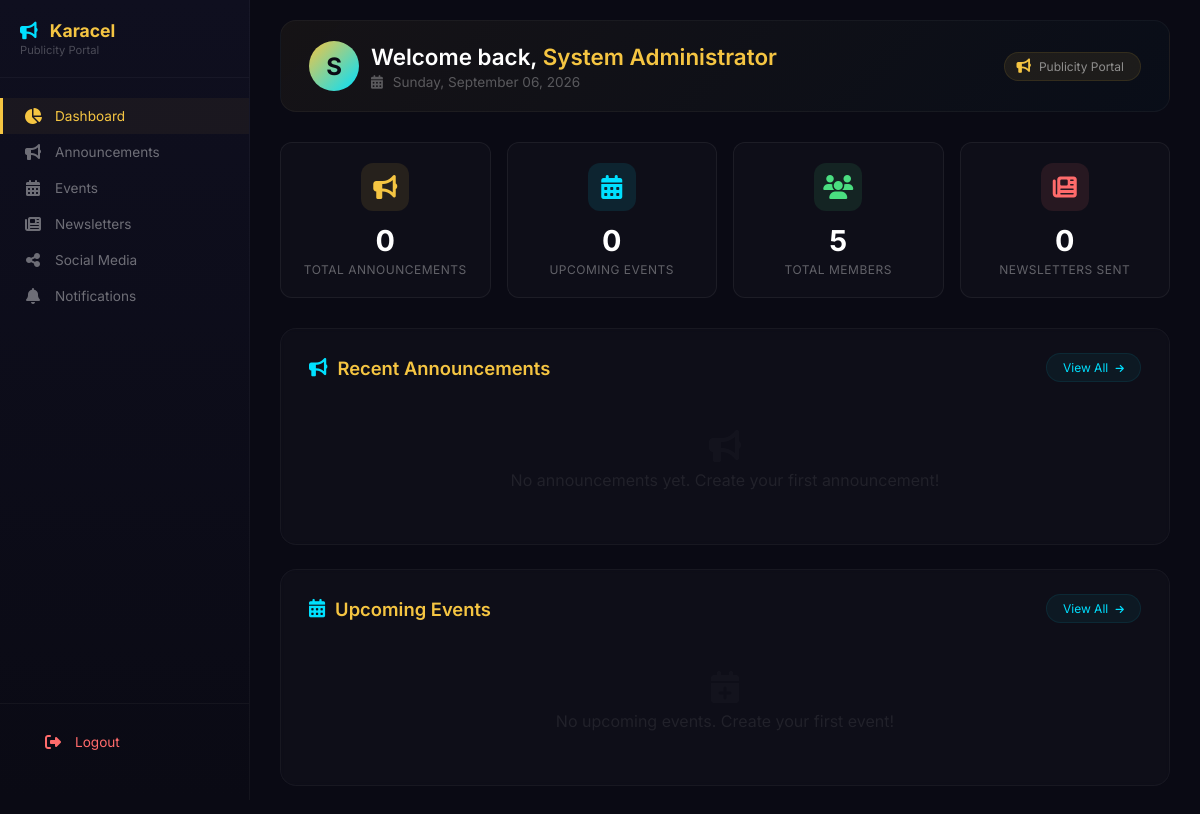
/publicity/dashboard (signed in), run on an earlier commit of the app's database.
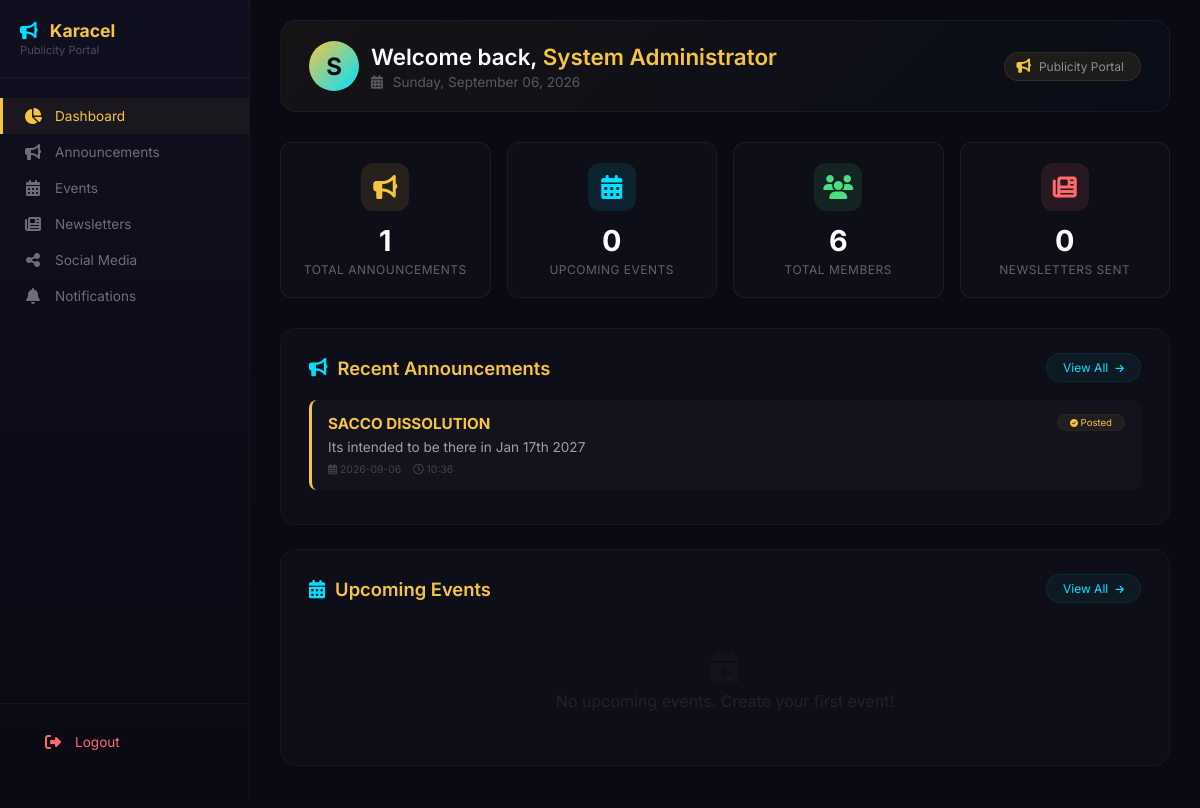
And on a later commit of the database.
### tables this page shows
CREATE TABLE announcements (
        id INTEGER PRIMARY KEY AUTOINCREMENT,
        title TEXT NOT NULL,
        content TEXT NOT NULL,
        created_at TIMESTAMP DEFAULT CURRENT_TIMESTAMP,
        created_by INTEGER,
        FOREIGN KEY (created_by) REFERENCES users(id)
    );

### app.py (the view)
@app.route("/publicity/dashboard")
def publicity_dashboard():
    if session.get("role") not in ["publicity", "secretary", "treasurer", "admin"]:
        flash('Access denied', 'danger')
        return redirect("/login")
    conn = get_db()
    conn.row_factory = sqlite3.Row
    try:
        total_members = conn.execute("SELECT COUNT(*) FROM users WHERE LOWER(role) = 'member' AND status = 'active'").fetchone()[0]
        total_announcements = conn.execute("SELECT COUNT(*) FROM announcements").fetchone()[0]
        upcoming_events = conn.execute("SELECT COUNT(*) FROM events WHERE event_date >= date('now')").fetchone()[0]
        total_newsletters = conn.execute("SELECT COUNT(*) FROM newsletters").fetchone()[0]
        announcements = conn.execute("""
            SELECT * FROM announcements
            ORDER BY created_at DESC
            LIMIT 5
        """).fetchall()
        events = conn.execute("""
            SELECT * FROM events
            WHERE event_date >= date('now')
            ORDER BY event_date ASC
            LIMIT 4
        """).fetchall()
    except sqlite3.Error as e:
        print(f"❌ Database Error: {str(e)}")
        flash(f'Database error: {str(e)}', 'danger')
        return redirect(url_for('login'))
    finally:
        conn.close()
    return render_template(
        "publicity/publicity-dashboard.html",
        total_members=total_members,
        total_announcements=total_announcements,
        upcoming_events=upcoming_events,
        total_newsletters=total_newsletters,
        announcements=announcements,
        events=events,
        session=session,
    )

### app.py (called while the page is built)
def get_db():
    conn = sqlite3.connect("sacco.db")
    conn.row_factory = sqlite3.Row
    return conn

@app.context_processor
def inject_globals():
    from datetime import datetime
    completed_loans = 0
    try:
        if 'user_id' in session:
            role = session.get('role', '')
            if role in ['treasurer', 'admin', 'chairperson']:
                db = get_db()
                completed_loans = db.execute("SELECT COUNT(*) FROM loans WHERE status = 'completed'").fetchone()[0]
                db.close()
    except Exception as e:
        print(f"Error getting completed_loans: {e}")
    return {
        'now': datetime.now(),
        'completed_loans': completed_loans
    }

### templates/publicity/publicity-dashboard.html (shortened to what the changed rows need)
{% extends "publicity/publicity-base.html" %}
{% block content %}
<div class="publicity-dashboard">
    <div style="display:flex; justify-content:space-between; align-items:center; flex-wrap:wrap; margin-bottom:30px; background:linear-gradient(135deg, rgba(245,197,66,0.05), rgba(0,224,255,0.02)); border-radius:16px; padding:20px 28px; border:1px solid rgba(255,255,255,0.04);">
        <div>
            <div style="display:flex; align-items:center; gap:12px;">
                <div>
                    <h1 style="font-size:1.4rem; font-weight:600; margin:0; color:#fff;">
                        Welcome back, <span style="color:#f5c542;">{{ session.full_name|default('Publicity Officer') }}</span>
                    </h1>
                </div>
            </div>
        </div>
    </div>
    <div style="display: grid; grid-template-columns: repeat(auto-fit, minmax(200px, 1fr)); gap: 16px; margin-bottom: 30px;">
        <div style="background:rgba(255,255,255,0.02); border:1px solid rgba(255,255,255,0.06); border-radius:12px; padding:20px; text-align:center; transition:all 0.3s ease;" onmouseover="this.style.transform='translateY(-4px)'; this.style.borderColor='rgba(245,197,66,0.2)'" onmouseout="this.style.transform='translateY(0)'; this.style.borderColor='rgba(255,255,255,0.06)'">
            <div style="width:48px; height:48px; border-radius:12px; background:rgba(245,197,66,0.1); display:flex; align-items:center; justify-content:center; margin:0 auto 12px;">
                <i class="fas fa-bullhorn" style="color:#f5c542; font-size:1.5rem;"></i>
            </div>
            <h3 style="color:#fff; margin:0; font-size:1.8rem; font-weight:700;">{{ total_announcements|default(0) }}</h3>
            <p style="color:rgba(255,255,255,0.35); font-size:0.75rem; margin:4px 0 0; text-transform:uppercase; letter-spacing:0.5px;">Total Announcements</p>
        </div>
        <div style="background:rgba(255,255,255,0.02); border:1px solid rgba(255,255,255,0.06); border-radius:12px; padding:20px; text-align:center; transition:all 0.3s ease;" onmouseover="this.style.transform='translateY(-4px)'; this.style.borderColor='rgba(74,222,128,0.2)'" onmouseout="this.style.transform='translateY(0)'; this.style.borderColor='rgba(255,255,255,0.06)'">
            <div style="width:48px; height:48px; border-radius:12px; background:rgba(74,222,128,0.1); display:flex; align-items:center; justify-content:center; margin:0 auto 12px;">
                <i class="fas fa-users" style="color:#4ade80; font-size:1.5rem;"></i>
            </div>
            <h3 style="color:#fff; margin:0; font-size:1.8rem; font-weight:700;">{{ total_members|default(0) }}</h3>
            <p style="color:rgba(255,255,255,0.35); font-size:0.75rem; margin:4px 0 0; text-transform:uppercase; letter-spacing:0.5px;">Total Members</p>
        </div>
    </div>
    <div class="publicity-card" style="background:rgba(255,255,255,0.02); border:1px solid rgba(255,255,255,0.04); border-radius:16px; padding:24px 28px; margin-bottom:24px; transition:all 0.3s ease;">
        {% if announcements %}
            {% for announcement in announcements[:5] %}
            <div style="background:rgba(255,255,255,0.02); border-left:3px solid #f5c542; border-radius:8px; padding:14px 16px; margin-bottom:10px; transition:all 0.2s;" onmouseover="this.style.background='rgba(255,255,255,0.04)'" onmouseout="this.style.background='rgba(255,255,255,0.02)'">
                <div style="display:flex; justify-content:space-between; align-items:flex-start; flex-wrap:wrap; gap:10px;">
                    <div style="flex:1; min-width:150px;">
                        <h4 style="color:#f5c542; margin:0; font-size:0.95rem;">{{ announcement.title }}</h4>
                        <div style="color:rgba(255,255,255,0.6); font-size:0.85rem; margin-top:4px; line-height:1.5;">{{ announcement.content[:150] }}{% if announcement.content|length > 150 %}...{% endif %}</div>
                        <div style="font-size:0.65rem; color:rgba(255,255,255,0.2); margin-top:6px; display:flex; align-items:center; gap:12px;">
                            <span><i class="far fa-calendar-alt"></i> {{ announcement.created_at[:10] }}</span>
                            <span><i class="far fa-clock"></i> {{ announcement.created_at[11:16] if announcement.created_at|length > 10 else '' }}</span>
                        </div>
                    </div>
                    <span style="background:rgba(245,197,66,0.06); color:#f5c542; font-size:0.6rem; padding:2px 12px; border-radius:20px; white-space:nowrap; border:1px solid rgba(245,197,66,0.05);">
                        <i class="fas fa-check-circle" style="font-size:0.5rem;"></i> Posted
                    </span>
                </div>
            </div>
            {% endfor %}
        {% else %}
            <div style="text-align:center; padding:30px; color:rgba(255,255,255,0.08);">
                <i class="fas fa-bullhorn" style="font-size:2rem; display:block; margin-bottom:8px; opacity:0.3;"></i>
                <p style="margin:0;">No announcements yet. Create your first announcement!</p>
            </div>
        {% endif %}
    </div>
</div>
{% endblock %}

What changed in the data, as far as the page shows it:
added announcements: title "SACCO DISSOLUTION", content "Its intended to be there in Jan 17th 2027", created_at "2026-09-06", created_at "10:36"
Also different on the page:
{{ total_announcements|default(0) }}: "0" → "1"
{{ total_members|default(0) }}: "5" → "6"
